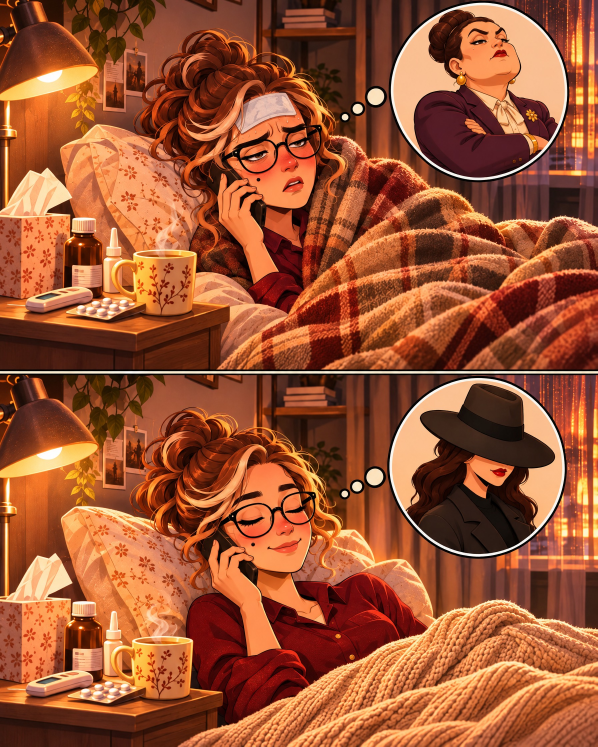
#> input picture dark-money/images/post4/yazisiz/sayfa1.jpg, 1792 x 2240 px, found by its file name (shown at 1/3 size); its folder holds only this picture in this run
$ python post4_yazi.py
#> lines starting #> are read from the running program, lines starting #| are printed output that depends on the picture
import os, numpy as np
from PIL import Image, ImageDraw, ImageFont, ImageFilter
FONT="/usr/share/fonts/opentype/inter/Inter-ExtraBold.otf"
SRC="/home/user/Diyetisyen-Web/dark-money/images/post4/yazisiz"
OUT="/home/user/Diyetisyen-Web/dark-money/images/post4/yazili"
CREAM=(255,247,232); GOLD=(240,196,104)
def up(s): return s.replace("i","İ").replace("ı","I").upper()
T={1:(("Patron","“Raporunu getir, sonra konuşalım.”"),("Lider","“Sen sağlığına bak, biz hallederiz.”")),
   2:(("Patron","“Şu an zam konuşmanın sırası değil.”"),("Lider","“Emeğinin karşılığını birlikte değerlendirelim.”")),
   3:(("Patron","“Beş dakikalık iş, hemen halledersin.”"),("Lider","“İyi hafta sonları, pazartesi görüşürüz.”")),
   4:(("Patron","“Bunların hepsini bugün tamamlamanı istiyorum.”"),("Lider","“İlk günün, acele etme. Takıldığın yerde bana sor.”")),
   5:(("Patron","“Senin yerini doldurmak zor olmayacaktır.”"),("Lider","“Yolun açık olsun. Seninle çalışmak güzeldi.”"))}
def divider(im):
    a=np.asarray(im.convert("L"),dtype=float); H=a.shape[0]
    rows=a[int(H*.47):int(H*.53)].mean(axis=1)
    return int(H*.47)+int(rows.argmin())
def gradient(im,y0,y1,s):
    a=np.asarray(im).astype(float)
    for y in range(y0,y1):
        a[y]*=1-s*((y-y0)/max(1,y1-y0))
    return Image.fromarray(a.clip(0,255).astype("uint8"))
def wrap(d,t,f,mw):
    ls,c=[],""
    for w in t.split():
        s=(c+" "+w).strip()
        if d.textlength(s,font=f)<=mw: c=s
        else: ls.append(c); c=w
    if c: ls.append(c)
    return ls
def text_block(im,lines,cy,size,fills):
    # lines: list of (text, fill, size)
    W=im.size[0]; base=im.convert("RGBA")
    d=ImageDraw.Draw(base)
    total=sum(int(s*1.18) for _,_,s in lines); y=cy-total/2
    sh=Image.new("RGBA",im.size,(0,0,0,0)); sd=ImageDraw.Draw(sh)
    pos=[]
    for t,fill,s in lines:
        f=ImageFont.truetype(FONT,s); w=d.textlength(t,font=f); x=(W-w)/2
        pos.append((x,y,t,fill,f,s));
        sd.text((x,y),t,font=f,fill=(0,0,0,235),stroke_width=max(3,s//14),stroke_fill=(0,0,0,235)); y+=int(s*1.18)
    sh=sh.filter(ImageFilter.GaussianBlur(3)); base=Image.alpha_composite(base,sh)
    d=ImageDraw.Draw(base)
    for x,y,t,fill,f,s in pos: d.text((x,y),t,font=f,fill=fill)
    return base.convert("RGB")
def panel_caption(im,label,quote,bottom,H):
    size=int(H*0.030); W=im.size[0]
    d=ImageDraw.Draw(im); f=ImageFont.truetype(FONT,size)
    ql=wrap(d,up(quote),f,W*0.86)
    while len(ql)>3: size-=2; f=ImageFont.truetype(FONT,size); ql=wrap(d,up(quote),f,W*0.86)
    lines=[(up(label)+":",GOLD,int(size*0.8))]+[(l,CREAM,size) for l in ql]
    h=sum(int(s*1.18) for _,_,s in lines)
    return text_block(im,lines,bottom-h/2-H*0.02,size,None)
os.makedirs(OUT,exist_ok=True)
for n in range(1,6):
    im=Image.open(f"{SRC}/sayfa{n}.jpg").convert("RGB"); W,H=im.size; dv=divider(im)
#> further down, im is the input picture: PIL image 1792x2240 RGB; mean R, G, B 156.3, 84.3, 50.7
#> after `W, H = im.size`: W = 1792; H = 2240
#> after `dv = divider(im)`: dv = 1110
    im=gradient(im,int(dv-H*0.17),dv-4,0.62); im=gradient(im,int(H-H*0.17),H,0.65)
#> after the loop in gradient, `for y in range(y0,y1):`:
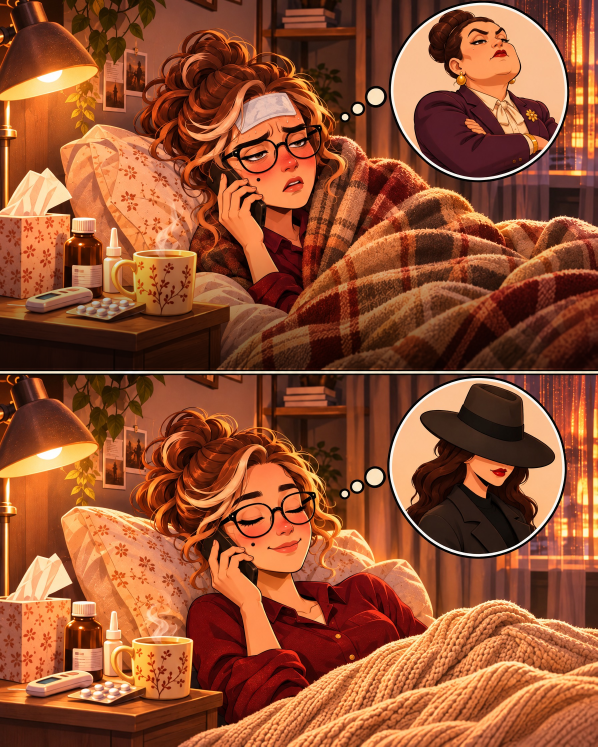
#> a: shape (2240, 1792, 3) float64 (shown at 1/3 size); mean R, G, B 148.9, 80.8, 48.8
#> call 2 of gradient, with y0 = 1859, y1 = 2240, s = 0.65
#> after the loop in gradient (call 2), `for y in range(y0,y1):`:
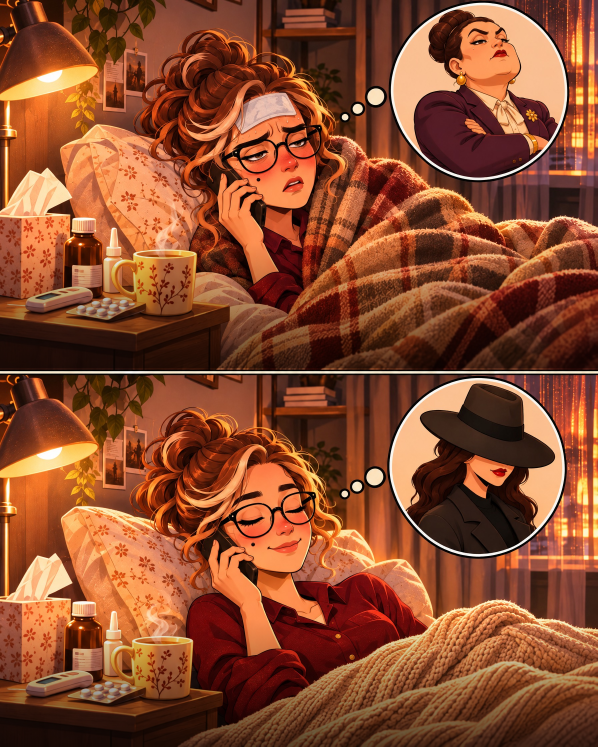
#> a: shape (2240, 1792, 3) float64 (shown at 1/3 size); mean R, G, B 139.6, 75.8, 45.9
    (l1,q1),(l2,q2)=T[n]
    im=panel_caption(im,l1,q1,dv-4,H); im=panel_caption(im,l2,q2,H,H)
#> in panel_caption, `ql=wrap(d,up(quote),f,W*0.86)`: ql = ['“RAPORUNU GETİR, SONRA KONUŞALIM.”']
#> after the loop in panel_caption, `while len(ql)>3: size-=2; f=ImageFont.truetype(FONT,size); ql=wrap(d,u..`: size = 67
#> in panel_caption, `lines=[(up(label)+":",GOLD,int(size*0.8))]+[(l,CREAM,size) for l in ql]`: lines = [('PATRON:', (240, 196, 104), 53), ('“RAPORUNU GETİR, SONRA KONUŞALIM.”', (255, 247, 232), 67)]
#> in panel_caption, `h=sum(int(s*1.18) for _,_,s in lines)`: h = 141
#> in text_block, `y = cy - total / 2`: y = 920.2
#> in text_block, `sh = Image.new('RGBA', im.size, (0, 0, 0, 0))`: sh: PIL image 1792x2240 RGBA; every value is 0
#> the loop in text_block, `for t,fill,s in lines:` made 2 passes
#> (t, fill, s, w, x, y) on passes 1 to 2: ('PATRON:', (240, 196, 104), 53, 237.1, 777.4, 982.2), ('“RAPORUNU GETİR, SONRA KONUŞALIM.”', (255, 247, 232), 67, 1398.8, 196.6, 1061.2)
#> after the loop in text_block, `for t,fill,s in lines:`: pos = 2 items; y = 1061.2
#> in text_block, `sh = sh.filter(ImageFilter.GaussianBlur(3))`:
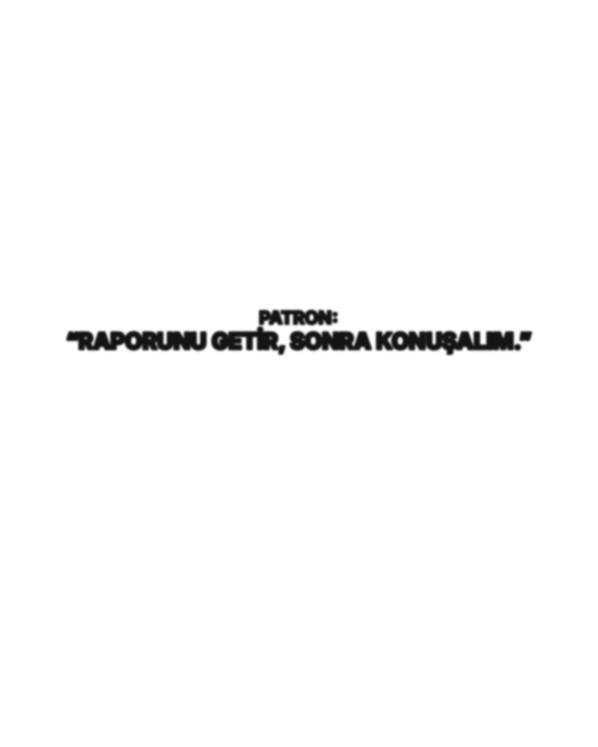
#> sh: PIL image 1792x2240 RGBA (shown at 1/3 size); mean R, G, B, A 0, 0, 0, 4.1; transparent parts drawn white
#> the loop in text_block, `for x,y,t,fill,f,s in pos: d.text((x,y),t,font=f,fill=fill)` made 2 passes
#> (x, y, t, fill, s) on passes 1 to 2: (777.4, 920.2, 'PATRON:', (240, 196, 104), 53), (196.6, 982.2, '“RAPORUNU GETİR, SONRA KONUŞALIM.”', (255, 247, 232), 67)
#> call 2 of text_block, with cy = 2124.7, size = 67
#> in text_block (call 2), `y = cy - total / 2`: y = 2054.2
#> the loop in text_block (call 2), `for t,fill,s in lines:` made 2 passes
#> (t, fill, s, w, x, y) on passes 1 to 2: ('LİDER:', (240, 196, 104), 53, 169.5, 811.2, 2116.2), ('“SEN SAĞLIĞINA BAK, BİZ HALLEDERİZ.”', (255, 247, 232), 67, 1351.5, 220.2, 2195.2)
#> after the loop in text_block (call 2), `for t,fill,s in lines:`: y = 2195.2
#> in text_block (call 2), `sh = sh.filter(ImageFilter.GaussianBlur(3))`:
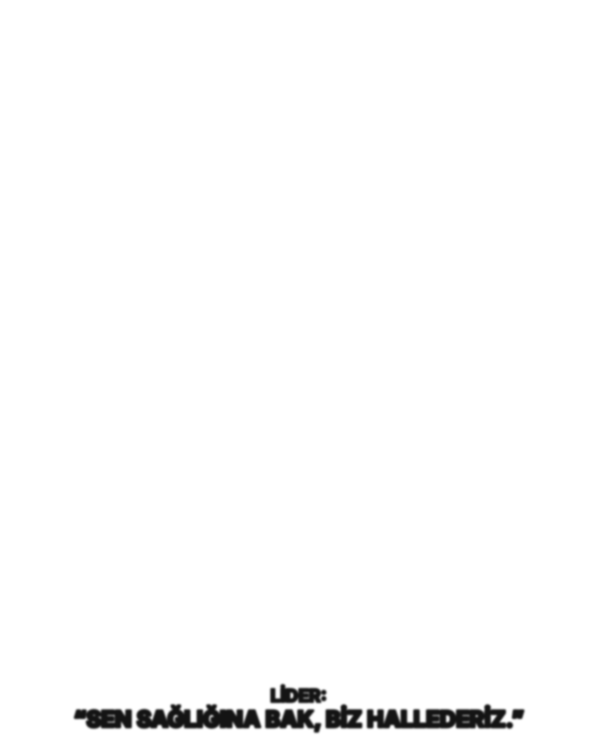
#> sh: PIL image 1792x2240 RGBA (shown at 1/3 size); mean R, G, B, A 0, 0, 0, 3.9; transparent parts drawn white
#> in text_block (call 2), `base = Image.alpha_composite(base, sh)`:
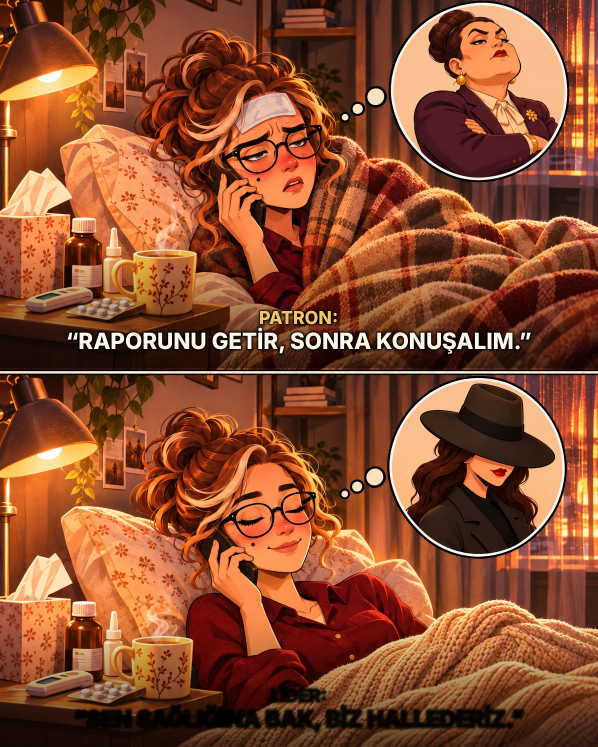
#> base: PIL image 1792x2240 RGBA (shown at 1/3 size); mean R, G, B, A 139.5, 76.9, 47.3, 255
#> the loop in text_block (call 2), `for x,y,t,fill,f,s in pos: d.text((x,y),t,font=f,fill=fill)` made 2 passes
#> (x, y, t, fill, s) on passes 1 to 2: (811.2, 2054.2, 'LİDER:', (240, 196, 104), 53), (220.2, 2116.2, '“SEN SAĞLIĞINA BAK, BİZ HALLEDERİZ.”', (255, 247, 232), 67)
#> (the run stopped early here; a loop or call above may not have finished)
